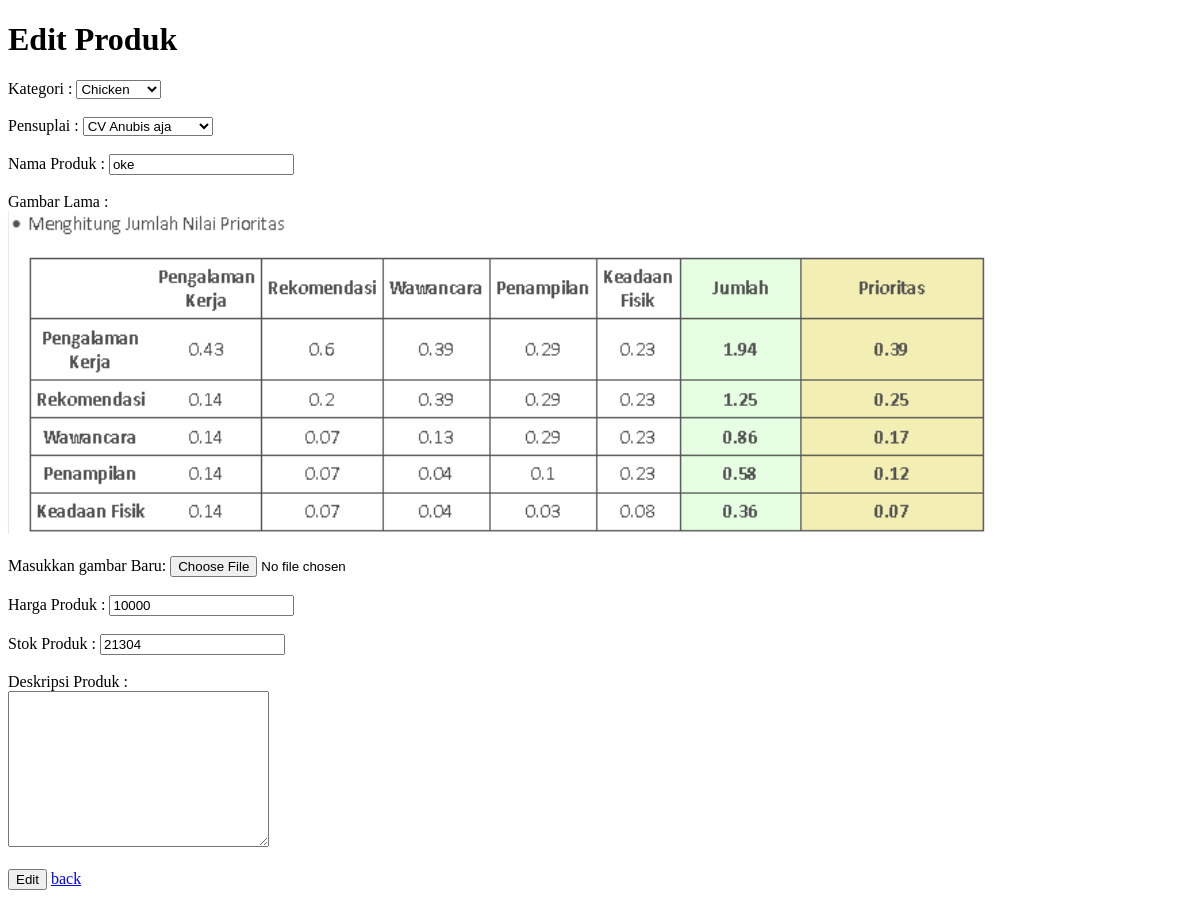
/coba/admin/produk/edit.php?id=51, run on an earlier commit of the app's database.
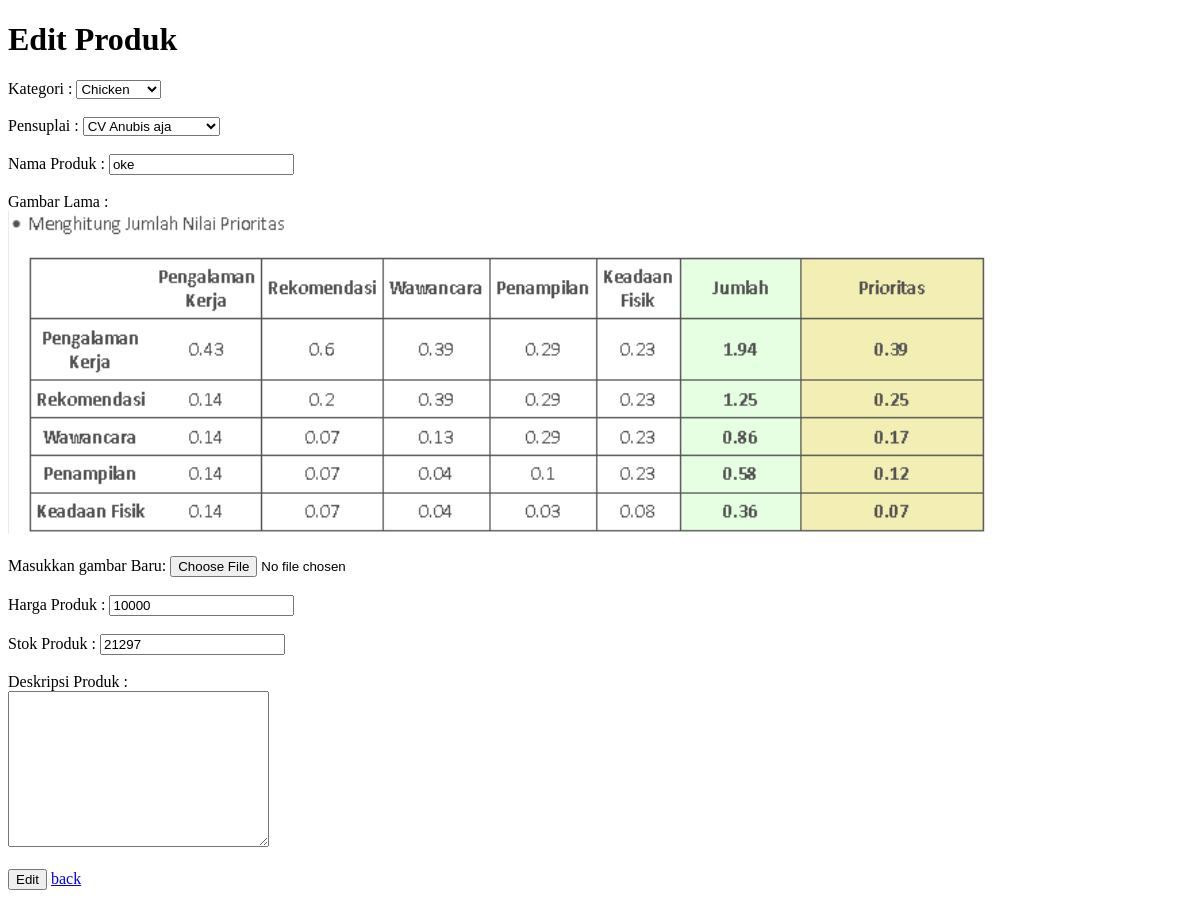
And on a later commit of the database.
### tables this page shows
CREATE TABLE `products` (
  `kodeProduk` int(11) NOT NULL,
  `kodeKategori` int(11) NOT NULL,
  `kodeSuplaier` int(11) DEFAULT NULL,
  `namaProduk` varchar(100) NOT NULL,
  `gambarProduk` varchar(255) NOT NULL,
  `hargaProduk` int(11) NOT NULL,
  `stokProduk` int(11) NOT NULL,
  `deskripsiProduk` varchar(255) DEFAULT NULL
);

### coba/function.php (called while the page is built, shortened)
<?php
function connect($servername,$database,$username,$password){
    $conn = new PDO("mysql:host=$servername;dbname=$database", $username, $password);
    return $conn;
}
$conn=connect("localhost","store","root","");
function selectData($query){
    global $conn;
    $stmt = $conn->prepare($query);
    $stmt->execute();
    $data = $stmt->fetchAll(PDO::FETCH_ASSOC);
    return $data;
}
?>

### coba/admin/produk/edit.php (the view, shortened to what this page needs)
<?php
require "../../function.php";
$data=selectData("SELECT * FROM products WHERE kodeProduk=$_GET[id]");
$suplai=selectData("SELECT * FROM suplaier");
$kategori=selectData("SELECT * FROM categories");
?>
<!DOCTYPE html>
<html lang="en">
<head>
</head>
<body>
<h1>Edit Produk</h1>
    <form action="" method="post" enctype="multipart/form-data">
        <label for="kategori">Kategori : </label>
        <select name="kategori" id="kategori">
            <?php foreach($kategori as $ch){
                if($ch["kodeKategori"]==$data[0]["kodeKategori"]){?>
                    <option value="<?= $ch["kodeKategori"] ?>"><?= $ch["namaKategori"] ?></option>
                <?php }}?>
        </select>
        <br><br>
        <label for="suplai">Pensuplai : </label>
        <select name="suplai" id="suplai">
            <?php foreach($suplai as $ch){
                if($ch["kodeSuplaier"]==$data[0]["kodeSuplaier"]){?>
                    <option value="<?= $ch["kodeSuplaier"] ?>"><?= $ch["namaSuplaier"] ?></option>
                <?php }}?>
        </select>
        <br><br>
        <label for="namaProduk">Nama Produk : </label>
        <input type="text" name="namaProduk" id="namaProduk" value="<?= $data[0]["namaProduk"] ?>">
        <br><br>
        <label>Gambar Lama : </label><br>
        <img src="../../img/<?= $data[0]['gambarProduk'] ?>">
        <br><br>
        <label for="gambar">Masukkan gambar Baru: </label>
        <input type="file" name="gambar" id="gambar">
        <br><br>
        <label for="harga">Harga Produk : </label>
        <input type="text" name="harga" id="harga" value="<?= $data[0]["hargaProduk"] ?>">
        <br><br>
        <label for="stok">Stok Produk : </label>
        <input type="text" name="stok" id="stok" value="<?= $data[0]["stokProduk"] ?>">
        <br><br>
        <label for="deskripsi">Deskripsi Produk : </label>
        <br>
        <textarea name="deskripsi" id="deskripsi" cols="30" rows="10"><?= $data[0]["deskripsiProduk"] ?></textarea>
        <br><br>
        <input type="submit" value="Edit" name="edit">
        <a href="index.php">back</a>
    </form>
</body>
</html>

What changed in the data, as far as the page shows it:
changed products "oke": stok "21304" → "21297"
